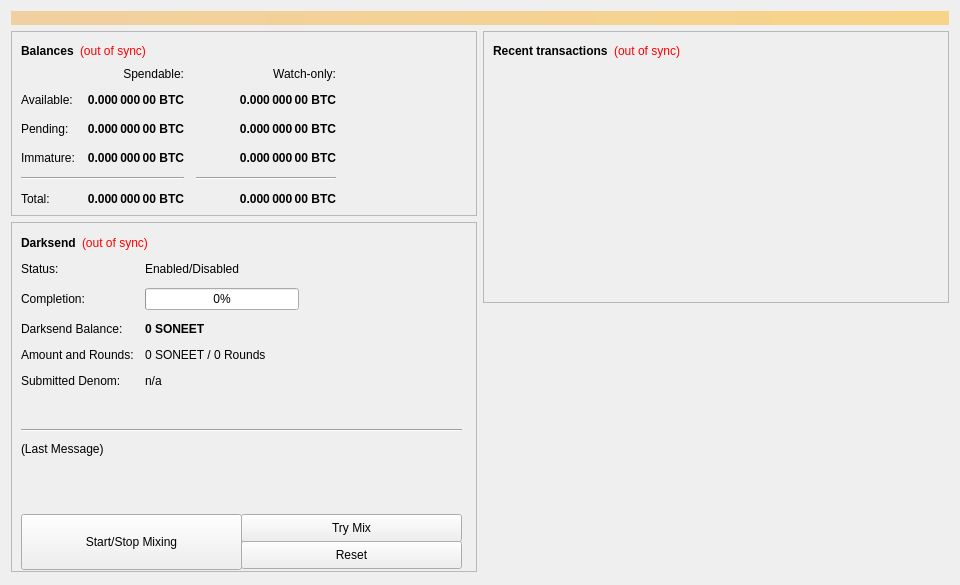
<?xml version="1.0" encoding="UTF-8"?>
<ui version="4.0">
 <class>OverviewPage</class>
 <widget class="QWidget" name="OverviewPage">
  <property name="geometry">
   <rect>
    <x>0</x>
    <y>0</y>
    <width>960</width>
    <height>585</height>
   </rect>
  </property>
  <property name="minimumSize">
   <size>
    <width>960</width>
    <height>0</height>
   </size>
  </property>
  <property name="windowTitle">
   <string>Form</string>
  </property>
  <layout class="QVBoxLayout" name="topLayout">
   <item>
    <widget class="QLabel" name="labelAlerts">
     <property name="visible">
      <bool>false</bool>
     </property>
     <property name="styleSheet">
      <string notr="true">background-color: qlineargradient(x1: 0, y1: 0, x2: 1, y2: 0, stop:0 #F0D0A0, stop:1 #F8D488); color:#000000;</string>
     </property>
     <property name="wordWrap">
      <bool>true</bool>
     </property>
     <property name="margin">
      <number>3</number>
     </property>
    </widget>
   </item>
   <item>
    <layout class="QHBoxLayout" name="horizontalLayout" stretch="1,1">
     <item>
      <layout class="QVBoxLayout" name="verticalLayout_2">
       <item>
        <widget class="QFrame" name="frame">
         <property name="frameShape">
          <enum>QFrame::StyledPanel</enum>
         </property>
         <property name="frameShadow">
          <enum>QFrame::Raised</enum>
         </property>
         <layout class="QVBoxLayout" name="verticalLayout_4">
          <item>
           <layout class="QHBoxLayout" name="horizontalLayout_4">
            <item>
             <widget class="QLabel" name="label_5">
              <property name="font">
               <font>
                <weight>75</weight>
                <bold>true</bold>
               </font>
              </property>
              <property name="text">
               <string>Balances</string>
              </property>
             </widget>
            </item>
            <item>
             <widget class="QLabel" name="labelWalletStatus">
              <property name="cursor">
               <cursorShape>WhatsThisCursor</cursorShape>
              </property>
              <property name="toolTip">
               <string>The displayed information may be out of date. Your wallet automatically synchronizes with the Soneet network after a connection is established, but this process has not completed yet.</string>
              </property>
              <property name="styleSheet">
               <string notr="true">QLabel { color: red; }</string>
              </property>
              <property name="text">
               <string notr="true">(out of sync)</string>
              </property>
              <property name="alignment">
               <set>Qt::AlignLeading|Qt::AlignLeft|Qt::AlignVCenter</set>
              </property>
             </widget>
            </item>
            <item>
             <spacer name="horizontalSpacer_3">
              <property name="orientation">
               <enum>Qt::Horizontal</enum>
              </property>
              <property name="sizeHint" stdset="0">
               <size>
                <width>40</width>
                <height>20</height>
               </size>
              </property>
             </spacer>
            </item>
           </layout>
          </item>
          <item>
           <layout class="QGridLayout" name="gridLayout">
            <property name="spacing">
             <number>12</number>
            </property>
            <item row="2" column="2">
             <widget class="QLabel" name="labelWatchPending">
              <property name="font">
               <font>
                <weight>75</weight>
                <bold>true</bold>
               </font>
              </property>
              <property name="cursor">
               <cursorShape>IBeamCursor</cursorShape>
              </property>
              <property name="toolTip">
               <string>Unconfirmed transactions to watch-only addresses</string>
              </property>
              <property name="text">
               <string notr="true">0.000 000 00 BTC</string>
              </property>
              <property name="alignment">
               <set>Qt::AlignRight|Qt::AlignTrailing|Qt::AlignVCenter</set>
              </property>
              <property name="textInteractionFlags">
               <set>Qt::LinksAccessibleByMouse|Qt::TextSelectableByKeyboard|Qt::TextSelectableByMouse</set>
              </property>
             </widget>
            </item>
            <item row="2" column="1">
             <widget class="QLabel" name="labelUnconfirmed">
              <property name="font">
               <font>
                <weight>75</weight>
                <bold>true</bold>
               </font>
              </property>
              <property name="cursor">
               <cursorShape>IBeamCursor</cursorShape>
              </property>
              <property name="toolTip">
               <string>Total of transactions that have yet to be confirmed, and do not yet count toward the spendable balance</string>
              </property>
              <property name="text">
               <string notr="true">0.000 000 00 BTC</string>
              </property>
              <property name="alignment">
               <set>Qt::AlignRight|Qt::AlignTrailing|Qt::AlignVCenter</set>
              </property>
              <property name="textInteractionFlags">
               <set>Qt::LinksAccessibleByMouse|Qt::TextSelectableByKeyboard|Qt::TextSelectableByMouse</set>
              </property>
             </widget>
            </item>
            <item row="3" column="2">
             <widget class="QLabel" name="labelWatchImmature">
              <property name="font">
               <font>
                <weight>75</weight>
                <bold>true</bold>
               </font>
              </property>
              <property name="cursor">
               <cursorShape>IBeamCursor</cursorShape>
              </property>
              <property name="toolTip">
               <string>Mined balance in watch-only addresses that has not yet matured</string>
              </property>
              <property name="text">
               <string notr="true">0.000 000 00 BTC</string>
              </property>
              <property name="alignment">
               <set>Qt::AlignRight|Qt::AlignTrailing|Qt::AlignVCenter</set>
              </property>
              <property name="textInteractionFlags">
               <set>Qt::LinksAccessibleByMouse|Qt::TextSelectableByKeyboard|Qt::TextSelectableByMouse</set>
              </property>
             </widget>
            </item>
            <item row="4" column="0" colspan="2">
             <widget class="Line" name="lineSpendableBalance">
              <property name="orientation">
               <enum>Qt::Horizontal</enum>
              </property>
             </widget>
            </item>
            <item row="4" column="2">
             <widget class="Line" name="lineWatchBalance">
              <property name="sizePolicy">
               <sizepolicy hsizetype="Preferred" vsizetype="Fixed">
                <horstretch>0</horstretch>
                <verstretch>0</verstretch>
               </sizepolicy>
              </property>
              <property name="minimumSize">
               <size>
                <width>140</width>
                <height>0</height>
               </size>
              </property>
              <property name="orientation">
               <enum>Qt::Horizontal</enum>
              </property>
             </widget>
            </item>
            <item row="5" column="0">
             <widget class="QLabel" name="labelTotalText">
              <property name="text">
               <string>Total:</string>
              </property>
             </widget>
            </item>
            <item row="3" column="1">
             <widget class="QLabel" name="labelImmature">
              <property name="font">
               <font>
                <weight>75</weight>
                <bold>true</bold>
               </font>
              </property>
              <property name="cursor">
               <cursorShape>IBeamCursor</cursorShape>
              </property>
              <property name="toolTip">
               <string>Mined balance that has not yet matured</string>
              </property>
              <property name="text">
               <string notr="true">0.000 000 00 BTC</string>
              </property>
              <property name="alignment">
               <set>Qt::AlignRight|Qt::AlignTrailing|Qt::AlignVCenter</set>
              </property>
              <property name="textInteractionFlags">
               <set>Qt::LinksAccessibleByMouse|Qt::TextSelectableByKeyboard|Qt::TextSelectableByMouse</set>
              </property>
             </widget>
            </item>
            <item row="2" column="3">
             <spacer name="horizontalSpacer_2">
              <property name="orientation">
               <enum>Qt::Horizontal</enum>
              </property>
              <property name="sizeHint" stdset="0">
               <size>
                <width>40</width>
                <height>20</height>
               </size>
              </property>
             </spacer>
            </item>
            <item row="3" column="0">
             <widget class="QLabel" name="labelImmatureText">
              <property name="text">
               <string>Immature:</string>
              </property>
             </widget>
            </item>
            <item row="5" column="1">
             <widget class="QLabel" name="labelTotal">
              <property name="font">
               <font>
                <weight>75</weight>
                <bold>true</bold>
               </font>
              </property>
              <property name="cursor">
               <cursorShape>IBeamCursor</cursorShape>
              </property>
              <property name="toolTip">
               <string>Your current total balance</string>
              </property>
              <property name="text">
               <string notr="true">0.000 000 00 BTC</string>
              </property>
              <property name="alignment">
               <set>Qt::AlignRight|Qt::AlignTrailing|Qt::AlignVCenter</set>
              </property>
              <property name="textInteractionFlags">
               <set>Qt::LinksAccessibleByMouse|Qt::TextSelectableByKeyboard|Qt::TextSelectableByMouse</set>
              </property>
             </widget>
            </item>
            <item row="5" column="2">
             <widget class="QLabel" name="labelWatchTotal">
              <property name="font">
               <font>
                <weight>75</weight>
                <bold>true</bold>
               </font>
              </property>
              <property name="cursor">
               <cursorShape>IBeamCursor</cursorShape>
              </property>
              <property name="toolTip">
               <string>Current total balance in watch-only addresses</string>
              </property>
              <property name="text">
               <string notr="true">0.000 000 00 BTC</string>
              </property>
              <property name="alignment">
               <set>Qt::AlignRight|Qt::AlignTrailing|Qt::AlignVCenter</set>
              </property>
              <property name="textInteractionFlags">
               <set>Qt::LinksAccessibleByMouse|Qt::TextSelectableByKeyboard|Qt::TextSelectableByMouse</set>
              </property>
             </widget>
            </item>
            <item row="0" column="2">
             <widget class="QLabel" name="labelWatchonly">
              <property name="text">
               <string>Watch-only:</string>
              </property>
              <property name="alignment">
               <set>Qt::AlignRight|Qt::AlignTrailing|Qt::AlignVCenter</set>
              </property>
             </widget>
            </item>
            <item row="1" column="0">
             <widget class="QLabel" name="labelBalanceText">
              <property name="text">
               <string>Available:</string>
              </property>
             </widget>
            </item>
            <item row="1" column="1">
             <widget class="QLabel" name="labelBalance">
              <property name="font">
               <font>
                <weight>75</weight>
                <bold>true</bold>
               </font>
              </property>
              <property name="cursor">
               <cursorShape>IBeamCursor</cursorShape>
              </property>
              <property name="toolTip">
               <string>Your current spendable balance</string>
              </property>
              <property name="text">
               <string notr="true">0.000 000 00 BTC</string>
              </property>
              <property name="alignment">
               <set>Qt::AlignRight|Qt::AlignTrailing|Qt::AlignVCenter</set>
              </property>
              <property name="textInteractionFlags">
               <set>Qt::LinksAccessibleByMouse|Qt::TextSelectableByKeyboard|Qt::TextSelectableByMouse</set>
              </property>
             </widget>
            </item>
            <item row="1" column="2">
             <widget class="QLabel" name="labelWatchAvailable">
              <property name="font">
               <font>
                <weight>75</weight>
                <bold>true</bold>
               </font>
              </property>
              <property name="cursor">
               <cursorShape>IBeamCursor</cursorShape>
              </property>
              <property name="toolTip">
               <string>Your current balance in watch-only addresses</string>
              </property>
              <property name="text">
               <string notr="true">0.000 000 00 BTC</string>
              </property>
              <property name="alignment">
               <set>Qt::AlignRight|Qt::AlignTrailing|Qt::AlignVCenter</set>
              </property>
              <property name="textInteractionFlags">
               <set>Qt::LinksAccessibleByMouse|Qt::TextSelectableByKeyboard|Qt::TextSelectableByMouse</set>
              </property>
             </widget>
            </item>
            <item row="2" column="0">
             <widget class="QLabel" name="labelPendingText">
              <property name="text">
               <string>Pending:</string>
              </property>
             </widget>
            </item>
            <item row="0" column="1">
             <widget class="QLabel" name="labelSpendable">
              <property name="text">
               <string>Spendable:</string>
              </property>
              <property name="alignment">
               <set>Qt::AlignRight|Qt::AlignTrailing|Qt::AlignVCenter</set>
              </property>
             </widget>
            </item>
           </layout>
          </item>
         </layout>
        </widget>
       </item>
       <item>
        <widget class="QFrame" name="frameDarksend">
         <property name="minimumSize">
          <size>
           <width>0</width>
           <height>350</height>
          </size>
         </property>
         <property name="layoutDirection">
          <enum>Qt::LeftToRight</enum>
         </property>
         <property name="frameShape">
          <enum>QFrame::StyledPanel</enum>
         </property>
         <property name="frameShadow">
          <enum>QFrame::Raised</enum>
         </property>
         <widget class="QWidget" name="formLayoutWidget">
          <property name="geometry">
           <rect>
            <x>10</x>
            <y>40</y>
            <width>451</width>
            <height>161</height>
           </rect>
          </property>
          <layout class="QFormLayout" name="formLayout">
           <property name="fieldGrowthPolicy">
            <enum>QFormLayout::AllNonFixedFieldsGrow</enum>
           </property>
           <property name="horizontalSpacing">
            <number>11</number>
           </property>
           <property name="verticalSpacing">
            <number>12</number>
           </property>
           <item row="0" column="0">
            <widget class="QLabel" name="label_6">
             <property name="text">
              <string>Status:</string>
             </property>
            </widget>
           </item>
           <item row="1" column="0">
            <widget class="QLabel" name="label_7">
             <property name="text">
              <string>Completion:</string>
             </property>
            </widget>
           </item>
           <item row="1" column="1">
            <widget class="QProgressBar" name="darksendProgress">
             <property name="maximumSize">
              <size>
               <width>154</width>
               <height>16777215</height>
              </size>
             </property>
             <property name="value">
              <number>0</number>
             </property>
            </widget>
           </item>
           <item row="2" column="0">
            <widget class="QLabel" name="labelAnonymizedText">
             <property name="text">
              <string>Darksend Balance:</string>
             </property>
            </widget>
           </item>
           <item row="2" column="1">
            <widget class="QLabel" name="labelAnonymized">
             <property name="font">
              <font>
               <weight>75</weight>
               <bold>true</bold>
              </font>
             </property>
             <property name="text">
              <string notr="true">0 SONEET</string>
             </property>
            </widget>
           </item>
           <item row="3" column="0">
            <widget class="QLabel" name="label_8">
             <property name="text">
              <string>Amount and Rounds:</string>
             </property>
            </widget>
           </item>
           <item row="3" column="1">
            <widget class="QLabel" name="labelAmountRounds">
             <property name="text">
              <string>0 SONEET / 0 Rounds</string>
             </property>
            </widget>
           </item>
           <item row="4" column="0">
            <widget class="QLabel" name="label_9">
             <property name="text">
              <string>Submitted Denom:</string>
             </property>
            </widget>
           </item>
           <item row="4" column="1">
            <widget class="QLabel" name="labelSubmittedDenom">
             <property name="toolTip">
              <string>The denominations you submitted to the Masternode.&lt;br&gt;To mix, other users must submit the exact same denominations.</string>
             </property>
             <property name="text">
              <string>n/a</string>
             </property>
            </widget>
           </item>
           <item row="0" column="1">
            <widget class="QLabel" name="darksendEnabled">
             <property name="text">
              <string>Enabled/Disabled</string>
             </property>
            </widget>
           </item>
          </layout>
         </widget>
         <widget class="QPushButton" name="runAutoDenom">
          <property name="geometry">
           <rect>
            <x>251</x>
            <y>17</y>
            <width>1</width>
            <height>1</height>
           </rect>
          </property>
          <property name="palette">
           <palette>
            <active>
             <colorrole role="WindowText">
              <brush brushstyle="SolidPattern">
               <color alpha="255">
                <red>0</red>
                <green>0</green>
                <blue>0</blue>
               </color>
              </brush>
             </colorrole>
             <colorrole role="Button">
              <brush brushstyle="SolidPattern">
               <color alpha="255">
                <red>239</red>
                <green>238</green>
                <blue>238</blue>
               </color>
              </brush>
             </colorrole>
             <colorrole role="Light">
              <brush brushstyle="SolidPattern">
               <color alpha="255">
                <red>255</red>
                <green>255</green>
                <blue>255</blue>
               </color>
              </brush>
             </colorrole>
             <colorrole role="Midlight">
              <brush brushstyle="SolidPattern">
               <color alpha="255">
                <red>247</red>
                <green>246</green>
                <blue>246</blue>
               </color>
              </brush>
             </colorrole>
             <colorrole role="Dark">
              <brush brushstyle="SolidPattern">
               <color alpha="255">
                <red>119</red>
                <green>119</green>
                <blue>119</blue>
               </color>
              </brush>
             </colorrole>
             <colorrole role="Mid">
              <brush brushstyle="SolidPattern">
               <color alpha="255">
                <red>159</red>
                <green>159</green>
                <blue>159</blue>
               </color>
              </brush>
             </colorrole>
             <colorrole role="Text">
              <brush brushstyle="SolidPattern">
               <color alpha="255">
                <red>0</red>
                <green>0</green>
                <blue>0</blue>
               </color>
              </brush>
             </colorrole>
             <colorrole role="BrightText">
              <brush brushstyle="SolidPattern">
               <color alpha="255">
                <red>255</red>
                <green>255</green>
                <blue>255</blue>
               </color>
              </brush>
             </colorrole>
             <colorrole role="ButtonText">
              <brush brushstyle="SolidPattern">
               <color alpha="255">
                <red>0</red>
                <green>0</green>
                <blue>0</blue>
               </color>
              </brush>
             </colorrole>
             <colorrole role="Base">
              <brush brushstyle="SolidPattern">
               <color alpha="255">
                <red>255</red>
                <green>255</green>
                <blue>255</blue>
               </color>
              </brush>
             </colorrole>
             <colorrole role="Window">
              <brush brushstyle="SolidPattern">
               <color alpha="255">
                <red>239</red>
                <green>238</green>
                <blue>238</blue>
               </color>
              </brush>
             </colorrole>
             <colorrole role="Shadow">
              <brush brushstyle="SolidPattern">
               <color alpha="255">
                <red>0</red>
                <green>0</green>
                <blue>0</blue>
               </color>
              </brush>
             </colorrole>
             <colorrole role="AlternateBase">
              <brush brushstyle="SolidPattern">
               <color alpha="255">
                <red>247</red>
                <green>246</green>
                <blue>246</blue>
               </color>
              </brush>
             </colorrole>
             <colorrole role="ToolTipBase">
              <brush brushstyle="SolidPattern">
               <color alpha="255">
                <red>255</red>
                <green>255</green>
                <blue>220</blue>
               </color>
              </brush>
             </colorrole>
             <colorrole role="ToolTipText">
              <brush brushstyle="SolidPattern">
               <color alpha="255">
                <red>0</red>
                <green>0</green>
                <blue>0</blue>
               </color>
              </brush>
             </colorrole>
            </active>
            <inactive>
             <colorrole role="WindowText">
              <brush brushstyle="SolidPattern">
               <color alpha="255">
                <red>0</red>
                <green>0</green>
                <blue>0</blue>
               </color>
              </brush>
             </colorrole>
             <colorrole role="Button">
              <brush brushstyle="SolidPattern">
               <color alpha="255">
                <red>239</red>
                <green>238</green>
                <blue>238</blue>
               </color>
              </brush>
             </colorrole>
             <colorrole role="Light">
              <brush brushstyle="SolidPattern">
               <color alpha="255">
                <red>255</red>
                <green>255</green>
                <blue>255</blue>
               </color>
              </brush>
             </colorrole>
             <colorrole role="Midlight">
              <brush brushstyle="SolidPattern">
               <color alpha="255">
                <red>247</red>
                <green>246</green>
                <blue>246</blue>
               </color>
              </brush>
             </colorrole>
             <colorrole role="Dark">
              <brush brushstyle="SolidPattern">
               <color alpha="255">
                <red>119</red>
                <green>119</green>
                <blue>119</blue>
               </color>
              </brush>
             </colorrole>
             <colorrole role="Mid">
              <brush brushstyle="SolidPattern">
               <color alpha="255">
                <red>159</red>
                <green>159</green>
                <blue>159</blue>
               </color>
              </brush>
             </colorrole>
             <colorrole role="Text">
              <brush brushstyle="SolidPattern">
               <color alpha="255">
                <red>0</red>
                <green>0</green>
                <blue>0</blue>
               </color>
              </brush>
             </colorrole>
             <colorrole role="BrightText">
              <brush brushstyle="SolidPattern">
               <color alpha="255">
                <red>255</red>
                <green>255</green>
                <blue>255</blue>
               </color>
              </brush>
             </colorrole>
             <colorrole role="ButtonText">
              <brush brushstyle="SolidPattern">
               <color alpha="255">
                <red>0</red>
                <green>0</green>
                <blue>0</blue>
               </color>
              </brush>
             </colorrole>
             <colorrole role="Base">
              <brush brushstyle="SolidPattern">
               <color alpha="255">
                <red>255</red>
                <green>255</green>
                <blue>255</blue>
               </color>
              </brush>
             </colorrole>
             <colorrole role="Window">
              <brush brushstyle="SolidPattern">
               <color alpha="255">
                <red>239</red>
                <green>238</green>
                <blue>238</blue>
               </color>
              </brush>
             </colorrole>
             <colorrole role="Shadow">
              <brush brushstyle="SolidPattern">
               <color alpha="255">
                <red>0</red>
                <green>0</green>
                <blue>0</blue>
               </color>
              </brush>
             </colorrole>
             <colorrole role="AlternateBase">
              <brush brushstyle="SolidPattern">
               <color alpha="255">
                <red>247</red>
                <green>246</green>
                <blue>246</blue>
               </color>
              </brush>
             </colorrole>
             <colorrole role="ToolTipBase">
              <brush brushstyle="SolidPattern">
               <color alpha="255">
                <red>255</red>
                <green>255</green>
                <blue>220</blue>
               </color>
              </brush>
             </colorrole>
             <colorrole role="ToolTipText">
              <brush brushstyle="SolidPattern">
               <color alpha="255">
                <red>0</red>
                <green>0</green>
                <blue>0</blue>
               </color>
              </brush>
             </colorrole>
            </inactive>
            <disabled>
             <colorrole role="WindowText">
              <brush brushstyle="SolidPattern">
               <color alpha="255">
                <red>119</red>
                <green>119</green>
                <blue>119</blue>
               </color>
              </brush>
             </colorrole>
             <colorrole role="Button">
              <brush brushstyle="SolidPattern">
               <color alpha="255">
                <red>239</red>
                <green>238</green>
                <blue>238</blue>
               </color>
              </brush>
             </colorrole>
             <colorrole role="Light">
              <brush brushstyle="SolidPattern">
               <color alpha="255">
                <red>255</red>
                <green>255</green>
                <blue>255</blue>
               </color>
              </brush>
             </colorrole>
             <colorrole role="Midlight">
              <brush brushstyle="SolidPattern">
               <color alpha="255">
                <red>247</red>
                <green>246</green>
                <blue>246</blue>
               </color>
              </brush>
             </colorrole>
             <colorrole role="Dark">
              <brush brushstyle="SolidPattern">
               <color alpha="255">
                <red>119</red>
                <green>119</green>
                <blue>119</blue>
               </color>
              </brush>
             </colorrole>
             <colorrole role="Mid">
              <brush brushstyle="SolidPattern">
               <color alpha="255">
                <red>159</red>
                <green>159</green>
                <blue>159</blue>
               </color>
              </brush>
             </colorrole>
             <colorrole role="Text">
              <brush brushstyle="SolidPattern">
               <color alpha="255">
                <red>119</red>
                <green>119</green>
                <blue>119</blue>
               </color>
              </brush>
             </colorrole>
             <colorrole role="BrightText">
              <brush brushstyle="SolidPattern">
               <color alpha="255">
                <red>255</red>
                <green>255</green>
                <blue>255</blue>
               </color>
              </brush>
             </colorrole>
             <colorrole role="ButtonText">
              <brush brushstyle="SolidPattern">
               <color alpha="255">
                <red>119</red>
                <green>119</green>
                <blue>119</blue>
               </color>
              </brush>
             </colorrole>
             <colorrole role="Base">
              <brush brushstyle="SolidPattern">
               <color alpha="255">
                <red>239</red>
                <green>238</green>
                <blue>238</blue>
               </color>
              </brush>
             </colorrole>
             <colorrole role="Window">
              <brush brushstyle="SolidPattern">
               <color alpha="255">
                <red>239</red>
                <green>238</green>
                <blue>238</blue>
               </color>
              </brush>
             </colorrole>
             <colorrole role="Shadow">
              <brush brushstyle="SolidPattern">
               <color alpha="255">
                <red>0</red>
                <green>0</green>
                <blue>0</blue>
               </color>
              </brush>
             </colorrole>
             <colorrole role="AlternateBase">
              <brush brushstyle="SolidPattern">
               <color alpha="255">
                <red>239</red>
                <green>238</green>
                <blue>238</blue>
               </color>
              </brush>
             </colorrole>
             <colorrole role="ToolTipBase">
              <brush brushstyle="SolidPattern">
               <color alpha="255">
                <red>255</red>
                <green>255</green>
                <blue>220</blue>
               </color>
              </brush>
             </colorrole>
             <colorrole role="ToolTipText">
              <brush brushstyle="SolidPattern">
               <color alpha="255">
                <red>0</red>
                <green>0</green>
                <blue>0</blue>
               </color>
              </brush>
             </colorrole>
            </disabled>
           </palette>
          </property>
          <property name="focusPolicy">
           <enum>Qt::NoFocus</enum>
          </property>
          <property name="autoFillBackground">
           <bool>true</bool>
          </property>
          <property name="text">
           <string/>
          </property>
          <property name="flat">
           <bool>true</bool>
          </property>
         </widget>
         <widget class="QPushButton" name="toggleDarksend">
          <property name="geometry">
           <rect>
            <x>10</x>
            <y>292</y>
            <width>221</width>
            <height>56</height>
           </rect>
          </property>
          <property name="sizePolicy">
           <sizepolicy hsizetype="MinimumExpanding" vsizetype="Fixed">
            <horstretch>0</horstretch>
            <verstretch>0</verstretch>
           </sizepolicy>
          </property>
          <property name="text">
           <string>Start/Stop Mixing</string>
          </property>
         </widget>
         <widget class="Line" name="lineLastMessage">
          <property name="geometry">
           <rect>
            <x>10</x>
            <y>200</y>
            <width>441</width>
            <height>16</height>
           </rect>
          </property>
          <property name="orientation">
           <enum>Qt::Horizontal</enum>
          </property>
         </widget>
         <widget class="QLabel" name="darksendStatus">
          <property name="geometry">
           <rect>
            <x>10</x>
            <y>220</y>
            <width>451</width>
            <height>61</height>
           </rect>
          </property>
          <property name="minimumSize">
           <size>
            <width>288</width>
            <height>43</height>
           </size>
          </property>
          <property name="text">
           <string>(Last Message)</string>
          </property>
          <property name="alignment">
           <set>Qt::AlignLeading|Qt::AlignLeft|Qt::AlignTop</set>
          </property>
          <property name="wordWrap">
           <bool>true</bool>
          </property>
         </widget>
         <widget class="QPushButton" name="darksendAuto">
          <property name="geometry">
           <rect>
            <x>230</x>
            <y>292</y>
            <width>221</width>
            <height>28</height>
           </rect>
          </property>
          <property name="sizePolicy">
           <sizepolicy hsizetype="MinimumExpanding" vsizetype="Fixed">
            <horstretch>0</horstretch>
            <verstretch>0</verstretch>
           </sizepolicy>
          </property>
          <property name="toolTip">
           <string>Try to manually submit a Darksend request.</string>
          </property>
          <property name="text">
           <string>Try Mix</string>
          </property>
         </widget>
         <widget class="QPushButton" name="darksendReset">
          <property name="geometry">
           <rect>
            <x>230</x>
            <y>319</y>
            <width>221</width>
            <height>28</height>
           </rect>
          </property>
          <property name="sizePolicy">
           <sizepolicy hsizetype="MinimumExpanding" vsizetype="Fixed">
            <horstretch>0</horstretch>
            <verstretch>0</verstretch>
           </sizepolicy>
          </property>
          <property name="toolTip">
           <string>Reset the current status of Darksend (can interrupt Darksend if it's in the process of Mixing, which can cost you money!)</string>
          </property>
          <property name="autoFillBackground">
           <bool>false</bool>
          </property>
          <property name="text">
           <string>Reset</string>
          </property>
         </widget>
         <widget class="QWidget" name="layoutWidget">
          <property name="geometry">
           <rect>
            <x>10</x>
            <y>10</y>
            <width>431</width>
            <height>22</height>
           </rect>
          </property>
          <layout class="QHBoxLayout" name="horizontalLayout_5">
           <item>
            <widget class="QLabel" name="label_2">
             <property name="font">
              <font>
               <weight>75</weight>
               <bold>true</bold>
              </font>
             </property>
             <property name="text">
              <string>Darksend</string>
             </property>
            </widget>
           </item>
           <item>
            <widget class="QLabel" name="labelDarksendSyncStatus">
             <property name="toolTip">
              <string>The displayed information may be out of date. Your wallet automatically synchronizes with the Soneet network after a connection is established, but this process has not completed yet.</string>
             </property>
             <property name="styleSheet">
              <string notr="true">QLabel { color: red; }</string>
             </property>
             <property name="text">
              <string notr="true">(out of sync)</string>
             </property>
             <property name="alignment">
              <set>Qt::AlignLeading|Qt::AlignLeft|Qt::AlignVCenter</set>
             </property>
            </widget>
           </item>
           <item>
            <spacer name="horizontalSpacer_4">
             <property name="orientation">
              <enum>Qt::Horizontal</enum>
             </property>
             <property name="sizeHint" stdset="0">
              <size>
               <width>40</width>
               <height>20</height>
              </size>
             </property>
            </spacer>
           </item>
          </layout>
         </widget>
        </widget>
       </item>
       <item>
        <spacer name="verticalSpacer">
         <property name="orientation">
          <enum>Qt::Vertical</enum>
         </property>
         <property name="sizeHint" stdset="0">
          <size>
           <width>20</width>
           <height>40</height>
          </size>
         </property>
        </spacer>
       </item>
      </layout>
     </item>
     <item>
      <layout class="QVBoxLayout" name="verticalLayout_3">
       <item>
        <widget class="QFrame" name="frame_2">
         <property name="frameShape">
          <enum>QFrame::StyledPanel</enum>
         </property>
         <property name="frameShadow">
          <enum>QFrame::Raised</enum>
         </property>
         <layout class="QVBoxLayout" name="verticalLayout">
          <item>
           <layout class="QHBoxLayout" name="horizontalLayout_2">
            <item>
             <widget class="QLabel" name="label_4">
              <property name="font">
               <font>
                <weight>75</weight>
                <bold>true</bold>
               </font>
              </property>
              <property name="text">
               <string>Recent transactions</string>
              </property>
             </widget>
            </item>
            <item>
             <widget class="QLabel" name="labelTransactionsStatus">
              <property name="cursor">
               <cursorShape>WhatsThisCursor</cursorShape>
              </property>
              <property name="toolTip">
               <string>The displayed information may be out of date. Your wallet automatically synchronizes with the Soneet network after a connection is established, but this process has not completed yet.</string>
              </property>
              <property name="styleSheet">
               <string notr="true">QLabel { color: red; }</string>
              </property>
              <property name="text">
               <string notr="true">(out of sync)</string>
              </property>
              <property name="alignment">
               <set>Qt::AlignRight|Qt::AlignTrailing|Qt::AlignVCenter</set>
              </property>
             </widget>
            </item>
            <item>
             <spacer name="horizontalSpacer">
              <property name="orientation">
               <enum>Qt::Horizontal</enum>
              </property>
              <property name="sizeHint" stdset="0">
               <size>
                <width>40</width>
                <height>20</height>
               </size>
              </property>
             </spacer>
            </item>
           </layout>
          </item>
          <item>
           <widget class="QListView" name="listTransactions">
            <property name="styleSheet">
             <string notr="true">QListView { background: transparent; }</string>
            </property>
            <property name="frameShape">
             <enum>QFrame::NoFrame</enum>
            </property>
            <property name="verticalScrollBarPolicy">
             <enum>Qt::ScrollBarAlwaysOff</enum>
            </property>
            <property name="horizontalScrollBarPolicy">
             <enum>Qt::ScrollBarAlwaysOff</enum>
            </property>
            <property name="selectionMode">
             <enum>QAbstractItemView::NoSelection</enum>
            </property>
           </widget>
          </item>
         </layout>
        </widget>
       </item>
       <item>
        <spacer name="verticalSpacer_2">
         <property name="orientation">
          <enum>Qt::Vertical</enum>
         </property>
         <property name="sizeHint" stdset="0">
          <size>
           <width>20</width>
           <height>40</height>
          </size>
         </property>
        </spacer>
       </item>
      </layout>
     </item>
    </layout>
   </item>
  </layout>
 </widget>
 <resources/>
 <connections/>
</ui>
